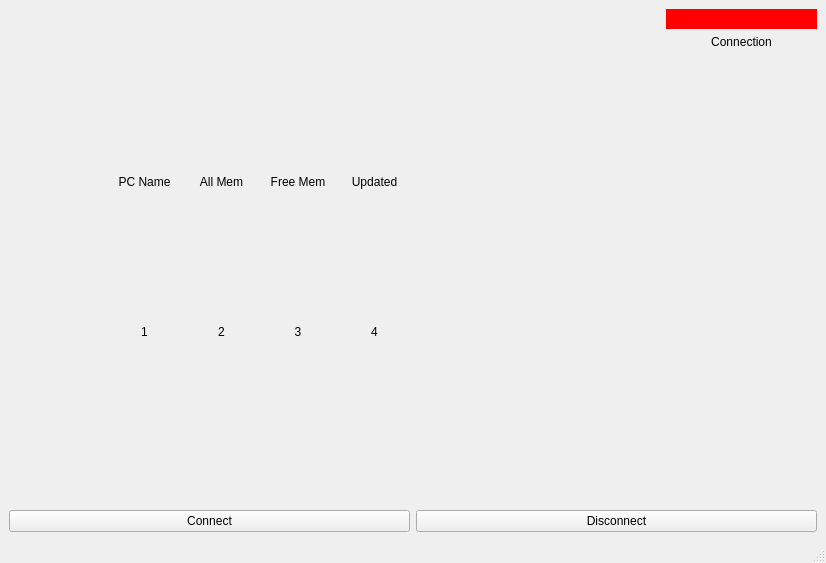
<?xml version="1.0" encoding="UTF-8"?>
<ui version="4.0">
 <class>MainWindow</class>
 <widget class="QMainWindow" name="MainWindow">
  <property name="geometry">
   <rect>
    <x>0</x>
    <y>0</y>
    <width>826</width>
    <height>563</height>
   </rect>
  </property>
  <property name="windowTitle">
   <string>MainWindow</string>
  </property>
  <widget class="QWidget" name="centralwidget">
   <layout class="QGridLayout" name="gridLayout_2">
    <item row="0" column="0">
     <layout class="QGridLayout" name="gridLayout_5">
      <item row="1" column="1">
       <widget class="QPushButton" name="butDisconnect">
        <property name="text">
         <string>Disconnect</string>
        </property>
       </widget>
      </item>
      <item row="1" column="0">
       <widget class="QPushButton" name="butConnect">
        <property name="text">
         <string>Connect</string>
        </property>
       </widget>
      </item>
      <item row="0" column="1">
       <layout class="QGridLayout" name="gridLayout">
        <item row="0" column="0">
         <spacer name="horizontalSpacer">
          <property name="orientation">
           <enum>Qt::Horizontal</enum>
          </property>
          <property name="sizeType">
           <enum>QSizePolicy::Fixed</enum>
          </property>
          <property name="sizeHint" stdset="0">
           <size>
            <width>250</width>
            <height>20</height>
           </size>
          </property>
         </spacer>
        </item>
        <item row="1" column="1">
         <widget class="QLabel" name="label_2">
          <property name="text">
           <string>Connection</string>
          </property>
          <property name="alignment">
           <set>Qt::AlignCenter</set>
          </property>
         </widget>
        </item>
        <item row="0" column="1">
         <widget class="QLabel" name="lConnectionIndicator">
          <property name="styleSheet">
           <string notr="true">background-color: rgb(255, 0, 0);</string>
          </property>
          <property name="text">
           <string/>
          </property>
         </widget>
        </item>
        <item row="2" column="1">
         <spacer name="verticalSpacer">
          <property name="orientation">
           <enum>Qt::Vertical</enum>
          </property>
          <property name="sizeHint" stdset="0">
           <size>
            <width>20</width>
            <height>40</height>
           </size>
          </property>
         </spacer>
        </item>
       </layout>
      </item>
      <item row="0" column="0">
       <layout class="QGridLayout" name="gridLayout_6">
        <item row="1" column="2">
         <widget class="QLabel" name="label_4">
          <property name="text">
           <string>All Mem</string>
          </property>
          <property name="alignment">
           <set>Qt::AlignCenter</set>
          </property>
         </widget>
        </item>
        <item row="0" column="3">
         <spacer name="verticalSpacer_2">
          <property name="orientation">
           <enum>Qt::Vertical</enum>
          </property>
          <property name="sizeType">
           <enum>QSizePolicy::Fixed</enum>
          </property>
          <property name="sizeHint" stdset="0">
           <size>
            <width>20</width>
            <height>100</height>
           </size>
          </property>
         </spacer>
        </item>
        <item row="2" column="3">
         <widget class="QLabel" name="lFreeMem">
          <property name="text">
           <string>3</string>
          </property>
          <property name="alignment">
           <set>Qt::AlignCenter</set>
          </property>
         </widget>
        </item>
        <item row="1" column="1">
         <widget class="QLabel" name="label_3">
          <property name="text">
           <string>PC Name</string>
          </property>
          <property name="alignment">
           <set>Qt::AlignCenter</set>
          </property>
         </widget>
        </item>
        <item row="2" column="1">
         <widget class="QLabel" name="lPCNeme">
          <property name="text">
           <string>1</string>
          </property>
          <property name="alignment">
           <set>Qt::AlignCenter</set>
          </property>
         </widget>
        </item>
        <item row="1" column="3">
         <widget class="QLabel" name="label_5">
          <property name="text">
           <string>Free Mem</string>
          </property>
          <property name="alignment">
           <set>Qt::AlignCenter</set>
          </property>
         </widget>
        </item>
        <item row="1" column="0">
         <spacer name="horizontalSpacer_2">
          <property name="orientation">
           <enum>Qt::Horizontal</enum>
          </property>
          <property name="sizeType">
           <enum>QSizePolicy::Fixed</enum>
          </property>
          <property name="sizeHint" stdset="0">
           <size>
            <width>100</width>
            <height>20</height>
           </size>
          </property>
         </spacer>
        </item>
        <item row="1" column="4">
         <widget class="QLabel" name="label_6">
          <property name="text">
           <string>Updated</string>
          </property>
          <property name="alignment">
           <set>Qt::AlignCenter</set>
          </property>
         </widget>
        </item>
        <item row="2" column="4">
         <widget class="QLabel" name="lTime">
          <property name="text">
           <string>4</string>
          </property>
          <property name="alignment">
           <set>Qt::AlignCenter</set>
          </property>
         </widget>
        </item>
        <item row="3" column="3">
         <spacer name="verticalSpacer_3">
          <property name="orientation">
           <enum>Qt::Vertical</enum>
          </property>
          <property name="sizeType">
           <enum>QSizePolicy::Fixed</enum>
          </property>
          <property name="sizeHint" stdset="0">
           <size>
            <width>20</width>
            <height>100</height>
           </size>
          </property>
         </spacer>
        </item>
        <item row="2" column="2">
         <widget class="QLabel" name="lAllMem">
          <property name="text">
           <string>2</string>
          </property>
          <property name="alignment">
           <set>Qt::AlignCenter</set>
          </property>
         </widget>
        </item>
       </layout>
      </item>
     </layout>
    </item>
   </layout>
  </widget>
  <widget class="QMenuBar" name="menubar">
   <property name="geometry">
    <rect>
     <x>0</x>
     <y>0</y>
     <width>826</width>
     <height>26</height>
    </rect>
   </property>
  </widget>
  <widget class="QStatusBar" name="statusbar"/>
 </widget>
 <resources/>
 <connections/>
</ui>
